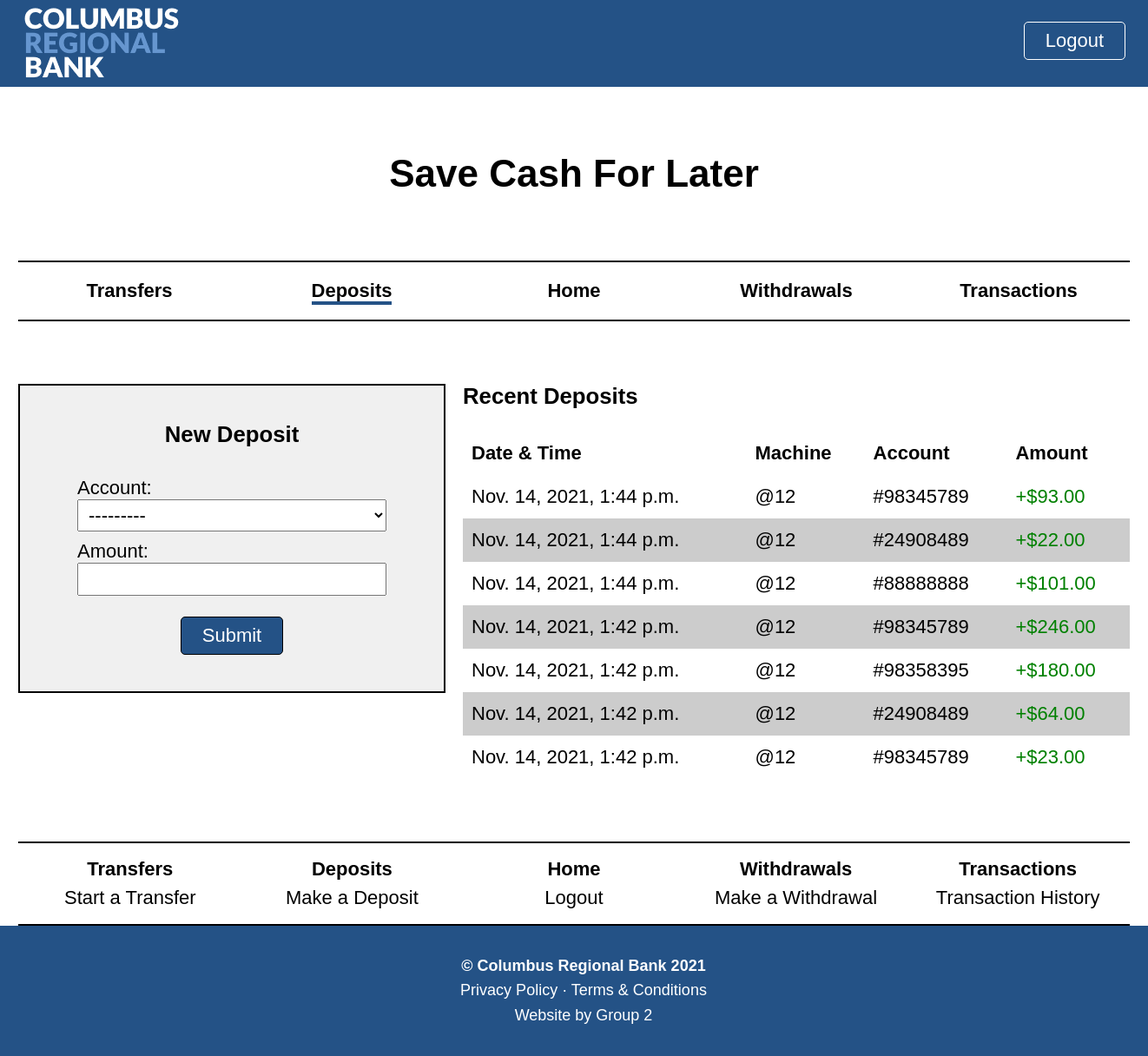
Page /deposit/ (signed in) on the committed database.
### customers/models.py (models this page shows, shortened)
class Transaction(models.Model):
    user = models.ForeignKey(
        User,
        related_name = "transaction",
        verbose_name = "User",
        on_delete = models.DO_NOTHING,
        blank = False
    )
    machine = models.ForeignKey(
        Machine,
        related_name = "transaction",
        verbose_name = "ATM",
        on_delete = models.DO_NOTHING,
        blank = False
    )
    account = models.ForeignKey(
        Account,
        related_name = "transaction",
        verbose_name = "Account",
        on_delete = models.DO_NOTHING,
        blank = False
    )
    date_time = models.DateTimeField(
        verbose_name = "Time of Transaction",
        default = timezone.now,
        blank = False
    )
    amount = models.DecimalField(
        verbose_name = "Transaction Amount",
        max_digits = 19,
        decimal_places = 2,
        blank = False,
        validators = [MinValueValidator(0.01), MaxValueValidator(1000000000)]
    )
    category = models.CharField(
        verbose_name = "Transaction Type",
        max_length = 15,
        blank = False
    )
    positive = models.BooleanField(
        verbose_name = "Positive Change",
        default = True,
        blank = False
    )

class Account(models.Model):
    user = models.ForeignKey(
        User,
        related_name = "account",
        verbose_name = "User",
        help_text = "The user associated with this account.",
        default = None,
        on_delete = models.DO_NOTHING
        )
    number = models.CharField(
        verbose_name = "Account Number",
        help_text = "The number associated with this account.",
        max_length = 8,
        blank = False,
        unique = True,
        primary_key = True,
        validators = [RegexValidator(regex = "^(1-)?\d{8}$", message = "Field must contain 8 digits.")]
        )
    name = models.CharField(
        verbose_name = "Account Name",
        help_text = "The name of this account.",
        max_length = 150,
        blank = False
        )
    phone_number = models.CharField(
        verbose_name = "Phone Number",
        help_text = "The phone number associated with this account. Use format: XXX-XXX-XXXX.",
        max_length = 13,
        blank = False,
        validators = [RegexValidator(regex = "^(1-)?\d{3}-\d{3}-\d{4}$", message = "Phone number not in required format.")]
        )
    balance = models.DecimalField(
        verbose_name = "Balance",
        help_text = "The monetary balance of this account.",
        max_digits = 19,
        decimal_places = 2,
        default = 0.00,
        blank = False,
        validators = [MinValueValidator(-1000000000), MaxValueValidator(1000000000)]
        )
    def __str__(self):
        return f"#{self.number} ({self.name})"

### machines/models.py (models this page shows, shortened)
class Machine(models.Model):
    address = models.CharField(
        verbose_name = "ATM Location",
        help_text = "The address associated with this ATM.",
        max_length = 150,
        blank = False
        )
    status = models.BooleanField(
        verbose_name = "Active",
        help_text = "The current status of this ATM.",
        default = True
        )
    minimum = models.DecimalField(
        verbose_name = "Minimum Balance",
        help_text = "The minimum balance allowed on this ATM.",
        max_digits = 19,
        decimal_places = 2,
        default = 0.00,
        blank = False,
        validators = [MinValueValidator(0.01), MaxValueValidator(1000000000)]
        )
    balance = models.DecimalField(
        verbose_name = "Balance",
        help_text = "The current monetary balance of this ATM.",
        max_digits = 19,
        decimal_places = 2,
        default = 0.00,
        blank = False,
        validators = [MinValueValidator(0.01), MaxValueValidator(1000000000)]
        )
    maintenance = models.DateField(
        verbose_name = "Maintenance Date",
        help_text = "The next date in which this ATM is to be maintenanced.",
        editable = True,
        blank = True
        )
    last_refill = models.DateField(
        verbose_name = "Last Refill Date",
        help_text = "The last date in which this ATM was refilled.",
        default = timezone.now,
        editable = True,
        blank = True
        )
    next_refill = models.DateField(
        verbose_name = "Next Refill Date",
        help_text = "The next date in which this ATM is to be refilled.",
        editable = True,
        blank = True
        )
    x = models.PositiveIntegerField(
        verbose_name = "X-Axis Position",
        help_text = "This ATM's x-axis position on the map.",
        default = 1,
        validators = [MaxValueValidator(1920)]
    )
    y = models.PositiveIntegerField(
        verbose_name = "Y-Axis Position",
        help_text = "This ATM's y-axis position on the map.",
        default = 1,
        validators = [MaxValueValidator(960)]
    )

### customers/views.py (the view, shortened to what this page needs)
# urls.py: path("deposit/", depositView, name = "deposit"),
@login_required(login_url = "machines:login")
def depositView(request, number = ""):
    accounts = Account.objects.filter(user = request.user)
    transactions = Transaction.objects.order_by("-date_time").filter(category = "Deposit").filter(user = request.user)[:7]
    form = fundsForm(request.POST or None)
    form.fields["account"].queryset = accounts
    context = {
        "form": form,
        "selected": number,
        "accounts": accounts,
        "transactions": transactions,
        "messages": messages.get_messages(request),
        "header": "Save Cash For Later",
        "title": "New Deposit",
        "type": "deposits",
        "button": "Submit",
        "sections": ["form.html", "transactions/simple.html"]
    }
    return render(request, "customers/index.html", context)

### customers/forms.py (shortened to what this page needs)
class fundsForm(forms.ModelForm):
    class Meta:
        model = Transaction
        fields = ["account", "amount"]
        labels = {
            "account": "Account",
            "amount": "Amount"
        }

### templates/customers/index.html (shortened to what this page needs)
{% extends 'base/core.html' %}
{% block content %}
	<main class="wrapper">
		<header id="title">
			<h1>{{ header }}</h1>
		</header>
		{% include 'customers/navigation.html' %}
		<section id="index" class="wrapper">
            {% for section in sections %}
                {% include 'customers/'|add:section %}
            {% endfor %}
		</section>
	</main>
	{% include 'customers/menu.html' %}
{% endblock %}

### templates/customers/transactions/simple.html
<section id="transactions" class="text-left">
    <h3>Recent {{ type|capfirst }}</h3><br>
    {% if transactions.count == 0 %}
        <p>No recent {{ type }} to show.</p>
    {% else %}
        <table>
            <tr>
                <th>Date & Time</th>
                <th>Machine</th>
                <th>Account</th>
                <th>Amount</th>
            </tr>
            {% for tr in transactions %}
                {% if forloop.counter|divisibleby:2 %}
                    <tr class="gray">
                {% else %}
                    <tr class="white">
                {% endif %}
                        <td>{{ tr.date_time }}</td>
                        <td>@{{ tr.machine.id }}</td>
                        <td>#{{ tr.account.number }}</td>
                        {% if tr.positive %}
                            <td class="green">+${{ tr.amount }}</td>
                        {% else %}
                            <td class="red">-${{ tr.amount }}</td>
                        {% endif %}
                    </tr>
            {% endfor %}
        </table>
    {% endif %}
</section>

### static/external.css (style rules this page uses)
* { box-sizing: border-box; padding: 0; margin: 0; }
body { background-color: #FFFFFF; position: relative; font-family: Arial, Calibri; min-height: 100vh; }
body, a { text-align: center; font-size: 22px; color: #000000; }
header { background-color: #245286; width: 100%; min-height: 100px; }
.wrapper { margin: 0 auto; width: 1280px; }
#title { background-color: #FFFFFF; padding: 75px; }
#index { display: flex; overflow: hidden; }
#index section { display: block; min-height: 100%; }
table { width: 100%; }
form label { display: block; margin-top: 10px; }
form input, form select, form option { width: 100%; padding: 4px 8px; font-size: 22px; cursor: pointer; }
#transactions { background-color: #FFFFFF; border: none; width: 100%; padding: 72px 0; }
#transactions table { border-collapse: collapse; }
#transactions tr { height: 50px; }
#transactions th, #transactions td { padding: 0px 10px; min-width: 10%; }
.text-left { text-align: left; }
.green { color: green; }
.gray { background-color: #cccccc; }
.white { background-color: #ffffff; }

### rows in the picture
Transaction: date_time "Nov. 14, 2021, 1:44 p.m.", machine.id "12", account.number "98345789", amount "93.00"
Transaction: date_time "Nov. 14, 2021, 1:44 p.m.", machine.id "12", account.number "24908489", amount "22.00"
Transaction: date_time "Nov. 14, 2021, 1:44 p.m.", machine.id "12", account.number "88888888", amount "101.00"
Transaction: date_time "Nov. 14, 2021, 1:42 p.m.", machine.id "12", account.number "98345789", amount "246.00"
Transaction: date_time "Nov. 14, 2021, 1:42 p.m.", machine.id "12", account.number "98358395", amount "180.00"
Transaction: date_time "Nov. 14, 2021, 1:42 p.m.", machine.id "12", account.number "24908489", amount "64.00"
Transaction: date_time "Nov. 14, 2021, 1:42 p.m.", machine.id "12", account.number "98345789", amount "23.00"

### other values in the picture
{{ header }} "Save Cash For Later"
{{ title }} "New Deposit"
{{ field.label_tag }} "Account:" "Amount:"
{{ button }} "Submit"
{{ type|capfirst }} "Deposits"
